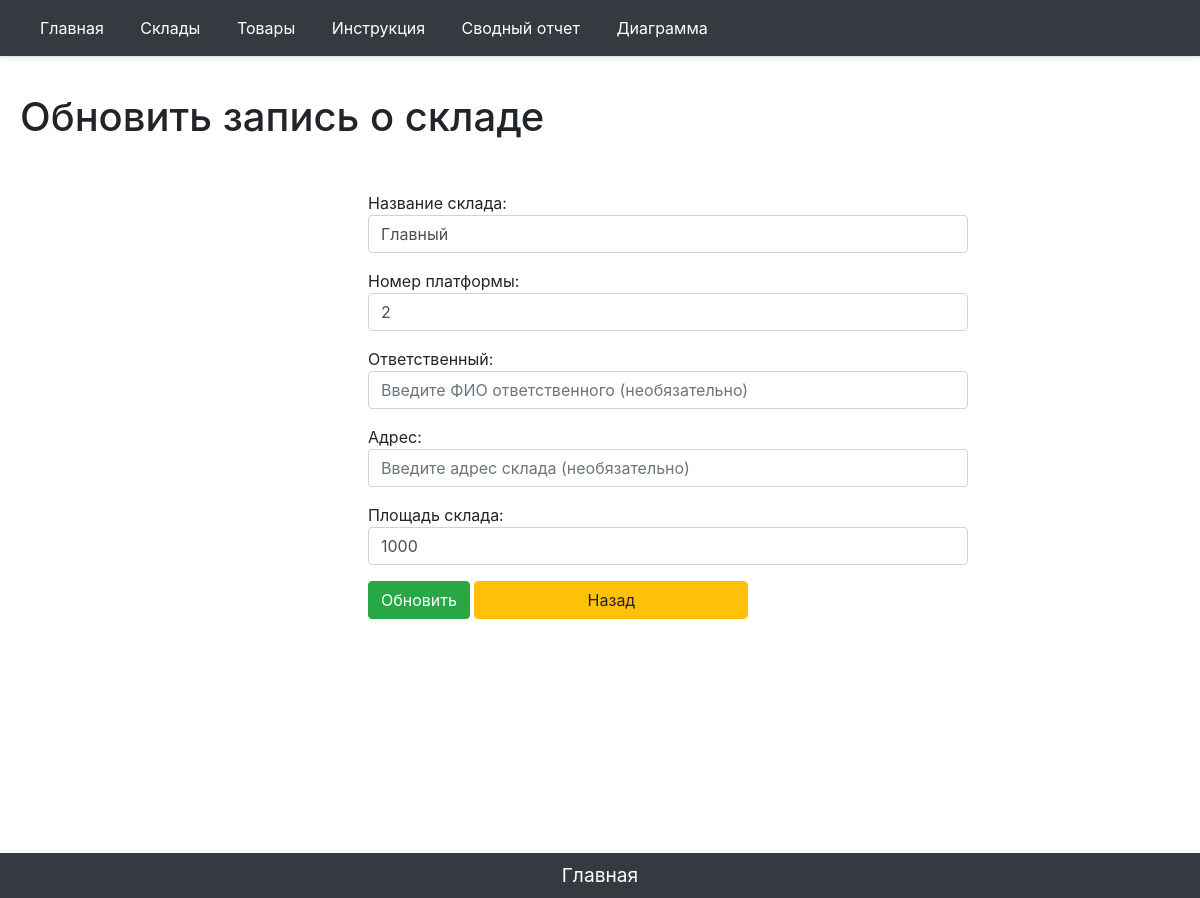
Page /folds/2/update on the committed database.
### main/models.py (models this page shows, shortened)
class FoldNewOne(models.Model):
    name = models.CharField('Название склада', max_length=50)
    parknumber = models.IntegerField('Номер платформы')
    responsible = models.CharField('Ответственный', max_length=50, blank=True)
    adress = models.CharField('Адрес', max_length=200, blank=True)
    square = models.IntegerField('Площадь склада')
    """def get_update_url(self):
        return reverse('fold_update_url',kwargs={'id': self.id})
"""
    class Meta:
        verbose_name = 'Склад'
        verbose_name_plural = 'Склады'

### main/views.py (the view)
# urls.py: path('folds/<int:pk>/update', views.FoldUpdateView.as_view(), name='fold-update'),
class FoldUpdateView(UpdateView):
    model = FoldNewOne
    template_name = 'main/update_new_fold.html'
    form_class = NewFoldUpdateForm

### main/forms.py (shortened to what this page needs)
class NewFoldUpdateForm(forms.ModelForm):
    class Meta:
        model = FoldNewOne
        fields = ["name", "parknumber", "responsible", "adress", "square"]
        widgets = {
            "name": TextInput(attrs={
                'class': 'form-control',
                'placeholder': 'Введите название склада'
            }),
            "parknumber": TextInput(attrs={
                'class': 'form-control',
                'placeholder': 'Введите номер платформы'
            }),
            "responsible": TextInput(attrs={
                'class': 'form-control',
                'placeholder': 'Введите ФИО ответственного (необязательно)'
            }),
            "adress": TextInput(attrs={
                'class': 'form-control',
                'placeholder': 'Введите адрес склада (необязательно)'
            }),
            "square": TextInput(attrs={
                'class': 'form-control',
                'placeholder': 'Введите площадь склада'
            }),
        }

### main/templates/main/update_new_fold.html (shortened to what this page needs)
{% extends 'main/base_template.html' %}
{% block content %}
    <h1>Обновить запись о складе</h1>
    <form method="post">
        {% for field in form %}
            <div class="form-group">
                <p>{{ field.label }}: {{ field }}</p>
            </div>
        {% endfor %}
        <button type="submit" class="btn btn-success" >Обновить</button>
        <input class="btn btn-warning" value="Назад" onClick="javascript:history.go(-1);"></input>
    </form>
{% endblock %}
{% block tomain %}
  <footer class="footer">
    <p align = "middle" class = "my-0 me-md-auto fw-normal p-2 text-white bg-dark align-items-center"><a href="{% url 'home' %}"><font color="white"><big>Главная</big></font></a></p>
    </footer>
{% endblock %}

### main/static/main/css/main.css (style rules this page uses)
form { margin-left:30%; width:600px; margin-top:50px; }
html, body { height: 100%; margin: 0; }
.footer { height: 20px; margin-top: -20px; }

### rows in the picture
FoldNewOne: form "Главный" "2" "1000"

### other values in the picture
{{ field.label }} "Название склада" "Номер платформы" "Ответственный" "Адрес" "Площадь склада"
